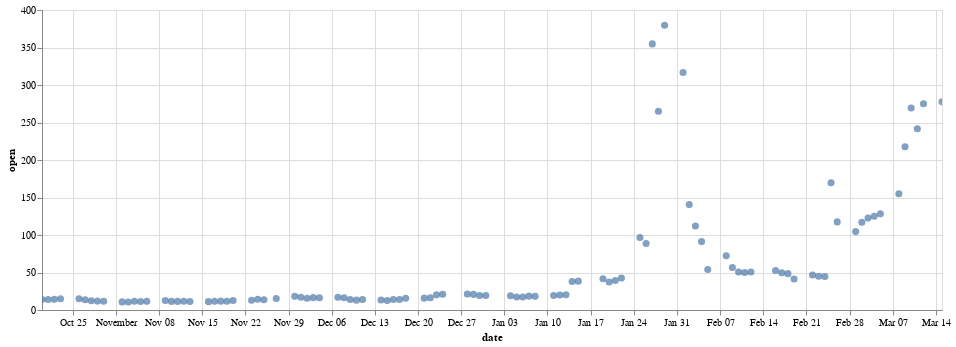

Source (notebook cell):
### Code cell
chart

### Figure 1 — Vega-Lite specification as saved in the notebook (floating-point values rounded to 4 significant figures)
{"config": {"view": {"continuousWidth": 400, "continuousHeight": 300}}, "data": {"name": "data-8e65cf72f63a44c2b3859a1b80102327"}, "mark": {"type": "circle", "size": 50}, "encoding": {"tooltip": [{"type": "nominal", "field": "open"}, {"type": "nominal", "field": "close"}, {"type": "nominal", "field": "high"}, {"type": "nominal", "field": "low"}], "x": {"type": "temporal", "field": "date"}, "y": {"type": "quantitative", "field": "open"}}, "selection": {"selector009": {"type": "interval", "bind": "scales", "encodings": ["x", "y"]}}, "width": 900, "$schema": "https://vega.github.io/schema/vega-lite/v4.8.1.json", "datasets": {"data-8e65cf72f63a44c2b3859a1b80102327": [{"open": "277.52", "high": "283.0", "low": "206.0", "close": "220.14", "adjusted": "220.14", "volume": "24226187", "dividend": "0.0000", "split": "1.0", "date": "2021-03-15"}, {"open": "274.9965", "high": "295.5", "low": "262.27", "close": "264.5", "adjusted": "264.5", "volume": "25845899", "dividend": "0.0000", "split": "1.0", "date": "2021-03-12"}, {"open": "241.64", "high": "281.5", "low": "232.6", "close": "260.0", "adjusted": "260.0", "volume": "28312493", "dividend": "0.0000", "split": "1.0", "date": "2021-03-11"}, {"open": "269.43", "high": "348.5", "low": "172.0", "close": "265.0", "adjusted": "265.0", "volume": "71570566", "dividend": "0.0000", "split": "1.0", "date": "2021-03-10"}, {"open": "217.71", "high": "249.85", "low": "208.5101", "close": "246.9", "adjusted": "246.9", "volume": "39099331", "dividend": "0.0000", "split": "1.0", "date": "2021-03-09"}, {"open": "154.89", "high": "210.8699", "low": "146.1", "close": "194.5", "adjusted": "194.5", "volume": "63565620", "dividend": "0.0000", "split": "1.0", "date": "2021-03-08"}, {"open": "128.17", "high": "151.53", "low": "127.5", "close": "137.74", "adjusted": "137.74", "volume": "30733673", "dividend": "0.0000", "split": "1.0", "date": "2021-03-05"}, {"open": "125.0", "high": "147.8699", "low": "115.3", "close": "132.35", "adjusted": "132.35", "volume": "32606893", "dividend": "0.0000", "split": "1.0", "date": "2021-03-04"}, {"open": "122.51", "high": "127.75", "low": "113.12", "close": "124.18", "adjusted": "124.18", "volume": "19273882", "dividend": "0.0000", "split": "1.0", "date": "2021-03-03"}, {"open": "116.93", "high": "133.2", "low": "112.2", "close": "118.18", "adjusted": "118.18", "volume": "33783044", "dividend": "0.0000", "split": "1.0", "date": "2021-03-02"}, {"open": "104.54", "high": "133.99", "low": "99.97", "close": "120.4", "adjusted": "120.4", "volume": "49793965", "dividend": "0.0000", "split": "1.0", "date": "2021-03-01"}, {"open": "117.46", "high": "142.9", "low": "86.0", "close": "101.74", "adjusted": "101.74", "volume": "90842694", "dividend": "0.0000", "split": "1.0", "date": "2021-02-26"}, {"open": "169.56", "high": "184.68", "low": "101.0", "close": "108.73", "adjusted": "108.73", "volume": "145443658", "dividend": "0.0000", "split": "1.0", "date": "2021-02-25"}, {"open": "44.7", "high": "91.71", "low": "44.7", "close": "91.71", "adjusted": "91.71", "volume": "48556520", "dividend": "0.0000", "split": "1.0", "date": "2021-02-24"}, {"open": "44.97", "high": "46.23", "low": "40.0", "close": "44.97", "adjusted": "44.97", "volume": "7565215", "dividend": "0.0000", "split": "1.0", "date": "2021-02-23"}, {"open": "46.69", "high": "48.51", "low": "42.4", "close": "46.0", "adjusted": "46.0", "volume": "18864590", "dividend": "0.0000", "split": "1.0", "date": "2021-02-22"}, {"open": "41.28", "high": "43.89", "low": "38.5", "close": "40.59", "adjusted": "40.59", "volume": "14828238", "dividend": "0.0000", "split": "1.0", "date": "2021-02-19"}, {"open": "48.49", "high": "48.87", "low": "40.65", "close": "40.69", "adjusted": "40.69", "volume": "23990555", "dividend": "0.0000", "split": "1.0", "date": "2021-02-18"}, {"open": "49.77", "high": "51.19", "low": "44.56", "close": "45.94", "adjusted": "45.94", "volume": "9147635", "dividend": "0.0000", "split": "1.0", "date": "2021-02-17"}, {"open": "52.66", "high": "53.5", "low": "49.04", "close": "49.51", "adjusted": "49.51", "volume": "8175030", "dividend": "0.0000", "split": "1.0", "date": "2021-02-16"}, {"open": "50.75", "high": "55.24", "low": "48.05", "close": "52.4", "adjusted": "52.4", "volume": "14573264", "dividend": "0.0000", "split": "1.0", "date": "2021-02-12"}, {"open": "50.01", "high": "55.32", "low": "48.2201", "close": "51.1", "adjusted": "51.1", "volume": "13056725", "dividend": "0.0000", "split": "1.0", "date": "2021-02-11"}, {"open": "50.77", "high": "62.83", "low": "46.55", "close": "51.2", "adjusted": "51.2", "volume": "35943280", "dividend": "0.0000", "split": "1.0", "date": "2021-02-10"}, {"open": "56.61", "high": "57.0", "low": "46.52", "close": "50.31", "adjusted": "50.31", "volume": "25598598", "dividend": "0.0000", "split": "1.0", "date": "2021-02-09"}, {"open": "72.41", "high": "72.66", "low": "58.02", "close": "60.0", "adjusted": "60.0", "volume": "25687282", "dividend": "0.0000", "split": "1.0", "date": "2021-02-08"}, {"open": "54.04", "high": "95.0", "low": "51.09", "close": "63.77", "adjusted": "63.77", "volume": "81345013", "dividend": "0.0000", "split": "1.0", "date": "2021-02-05"}, {"open": "91.19", "high": "91.5", "low": "53.33", "close": "53.5", "adjusted": "53.5", "volume": "62427275", "dividend": "0.0000", "split": "1.0", "date": "2021-02-04"}, {"open": "112.01", "high": "113.3999", "low": "85.25", "close": "92.41", "adjusted": "92.41", "volume": "42698511", "dividend": "0.0000", "split": "1.0", "date": "2021-02-03"}, {"open": "140.76", "high": "158.0", "low": "74.2201", "close": "90.0", "adjusted": "90.0", "volume": "76663691", "dividend": "0.0000", "split": "1.0", "date": "2021-02-02"}, {"open": "316.56", "high": "322.0", "low": "212.0", "close": "225.0", "adjusted": "225.0", "volume": "37382152", "dividend": "0.0000", "split": "1.0", "date": "2021-02-01"}, {"open": "379.71", "high": "413.98", "low": "250.0", "close": "325.0", "adjusted": "325.0", "volume": "49414294", "dividend": "0.0000", "split": "1.0", "date": "2021-01-29"}, {"open": "265.0", "high": "483.0", "low": "112.25", "close": "193.6", "adjusted": "193.6", "volume": "58815805", "dividend": "0.0000", "split": "1.0", "date": "2021-01-28"}, {"open": "354.83", "high": "380.0", "low": "249.0", "close": "347.51", "adjusted": "347.51", "volume": "90516825", "dividend": "0.0000", "split": "1.0", "date": "2021-01-27"}, {"open": "88.56", "high": "150.0", "low": "80.2", "close": "147.98", "adjusted": "147.98", "volume": "161894423", "dividend": "0.0000", "split": "1.0", "date": "2021-01-26"}, {"open": "96.73", "high": "159.18", "low": "61.13", "close": "76.79", "adjusted": "76.79", "volume": "177874000", "dividend": "0.0000", "split": "1.0", "date": "2021-01-25"}, {"open": "42.59", "high": "76.7573", "low": "42.32", "close": "65.01", "adjusted": "65.01", "volume": "194084194", "dividend": "0.0000", "split": "1.0", "date": "2021-01-22"}, {"open": "39.23", "high": "44.75", "low": "37.0", "close": "43.03", "adjusted": "43.03", "volume": "57079754", "dividend": "0.0000", "split": "1.0", "date": "2021-01-21"}, {"open": "37.37", "high": "41.1899", "low": "36.06", "close": "39.12", "adjusted": "39.12", "volume": "33471789", "dividend": "0.0000", "split": "1.0", "date": "2021-01-20"}, {"open": "41.55", "high": "45.52", "low": "36.64", "close": "39.36", "adjusted": "39.36", "volume": "74721924", "dividend": "0.0000", "split": "1.0", "date": "2021-01-19"}, {"open": "38.49", "high": "40.75", "low": "34.01", "close": "35.5", "adjusted": "35.5", "volume": "46866358", "dividend": "0.0000", "split": "1.0", "date": "2021-01-15"}, {"open": "38.09", "high": "43.06", "low": "33.05", "close": "39.91", "adjusted": "39.91", "volume": "93717410", "dividend": "0.0000", "split": "1.0", "date": "2021-01-14"}, {"open": "20.42", "high": "38.65", "low": "20.03", "close": "31.4", "adjusted": "31.4", "volume": "143530129", "dividend": "0.0000", "split": "1.0", "date": "2021-01-13"}, {"open": "19.96", "high": "20.4", "low": "19.3168", "close": "19.95", "adjusted": "19.95", "volume": "6999775", "dividend": "0.0000", "split": "1.0", "date": "2021-01-12"}, {"open": "19.41", "high": "20.65", "low": "19.01", "close": "19.94", "adjusted": "19.94", "volume": "14927612", "dividend": "0.0000", "split": "1.0", "date": "2021-01-11"}, {"open": "18.18", "high": "18.3", "low": "17.08", "close": "17.69", "adjusted": "17.69", "volume": "6481960", "dividend": "0.0000", "split": "1.0", "date": "2021-01-08"}, {"open": "18.47", "high": "19.45", "low": "18.02", "close": "18.08", "adjusted": "18.08", "volume": "6129276", "dividend": "0.0000", "split": "1.0", "date": "2021-01-07"}, {"open": "17.34", "high": "18.98", "low": "17.33", "close": "18.36", "adjusted": "18.36", "volume": "6056248", "dividend": "0.0000", "split": "1.0", "date": "2021-01-06"}, {"open": "17.35", "high": "18.0765", "low": "17.23", "close": "17.37", "adjusted": "17.37", "volume": "4961457", "dividend": "0.0000", "split": "1.0", "date": "2021-01-05"}, {"open": "19.0", "high": "19.1", "low": "17.15", "close": "17.25", "adjusted": "17.25", "volume": "10022474", "dividend": "0.0000", "split": "1.0", "date": "2021-01-04"}, {"open": "19.25", "high": "19.8", "low": "18.8", "close": "18.84", "adjusted": "18.84", "volume": "6922652", "dividend": "0.0000", "split": "1.0", "date": "2020-12-31"}, {"open": "19.38", "high": "20.0", "low": "18.85", "close": "19.26", "adjusted": "19.26", "volume": "5934391", "dividend": "0.0000", "split": "1.0", "date": "2020-12-30"}, {"open": "20.82", "high": "21.07", "low": "18.56", "close": "19.38", "adjusted": "19.38", "volume": "9241441", "dividend": "0.0000", "split": "1.0", "date": "2020-12-29"}, {"open": "21.31", "high": "21.97", "low": "20.35", "close": "20.99", "adjusted": "20.99", "volume": "8924279", "dividend": "0.0000", "split": "1.0", "date": "2020-12-28"}, {"open": "21.01", "high": "21.48", "low": "19.95", "close": "20.15", "adjusted": "20.15", "volume": "6262174", "dividend": "0.0000", "split": "1.0", "date": "2020-12-24"}, {"open": "20.17", "high": "22.3499", "low": "19.13", "close": "20.57", "adjusted": "20.57", "volume": "25830256", "dividend": "0.0000", "split": "1.0", "date": "2020-12-23"}, {"open": "16.22", "high": "20.04", "low": "16.15", "close": "19.46", "adjusted": "19.46", "volume": "30687718", "dividend": "0.0000", "split": "1.0", "date": "2020-12-22"}, {"open": "15.81", "high": "16.348", "low": "15.28", "close": "15.53", "adjusted": "15.53", "volume": "9876128", "dividend": "0.0000", "split": "1.0", "date": "2020-12-21"}, {"open": "15.78", "high": "16.3", "low": "15.18", "close": "15.63", "adjusted": "15.63", "volume": "16618776", "dividend": "0.0000", "split": "1.0", "date": "2020-12-18"}, {"open": "13.96", "high": "14.98", "low": "13.59", "close": "14.83", "adjusted": "14.83", "volume": "8194902", "dividend": "0.0000", "split": "1.0", "date": "2020-12-17"}, {"open": "13.96", "high": "14.305", "low": "13.58", "close": "13.85", "adjusted": "13.85", "volume": "5865123", "dividend": "0.0000", "split": "1.0", "date": "2020-12-16"}, {"open": "12.78", "high": "14.02", "low": "12.48", "close": "13.85", "adjusted": "13.85", "volume": "8192856", "dividend": "0.0000", "split": "1.0", "date": "2020-12-15"}, {"open": "13.34", "high": "13.4335", "low": "12.14", "close": "12.72", "adjusted": "12.72", "volume": "10007092", "dividend": "0.0000", "split": "1.0", "date": "2020-12-14"}, {"open": "13.91", "high": "14.0", "low": "13.02", "close": "13.31", "adjusted": "13.31", "volume": "7496868", "dividend": "0.0000", "split": "1.0", "date": "2020-12-11"}, {"open": "13.12", "high": "14.41", "low": "13.05", "close": "14.12", "adjusted": "14.12", "volume": "7558922", "dividend": "0.0000", "split": "1.0", "date": "2020-12-10"}, {"open": "13.92", "high": "14.73", "low": "13.225", "close": "13.66", "adjusted": "13.66", "volume": "24357944", "dividend": "0.0000", "split": "1.0", "date": "2020-12-09"}, {"open": "16.37", "high": "17.21", "low": "15.93", "close": "16.94", "adjusted": "16.94", "volume": "16120163", "dividend": "0.0000", "split": "1.0", "date": "2020-12-08"}, {"open": "17.0", "high": "17.5", "low": "16.22", "close": "16.35", "adjusted": "16.35", "volume": "7386258", "dividend": "0.0000", "split": "1.0", "date": "2020-12-07"}, {"open": "16.3", "high": "17.29", "low": "16.26", "close": "16.9", "adjusted": "16.9", "volume": "8972672", "dividend": "0.0000", "split": "1.0", "date": "2020-12-04"}, {"open": "16.48", "high": "16.64", "low": "15.87", "close": "16.12", "adjusted": "16.12", "volume": "6294965", "dividend": "0.0000", "split": "1.0", "date": "2020-12-03"}, {"open": "15.7", "high": "16.68", "low": "15.38", "close": "16.58", "adjusted": "16.58", "volume": "7883380", "dividend": "0.0000", "split": "1.0", "date": "2020-12-02"}, {"open": "17.11", "high": "17.4", "low": "15.76", "close": "15.8", "adjusted": "15.8", "volume": "12260810", "dividend": "0.0000", "split": "1.0", "date": "2020-12-01"}, {"open": "18.17", "high": "19.42", "low": "16.5575", "close": "16.56", "adjusted": "16.56", "volume": "31983498", "dividend": "0.0000", "split": "1.0", "date": "2020-11-30"}, {"open": "15.29", "high": "16.74", "low": "14.88", "close": "16.08", "adjusted": "16.08", "volume": "12504197", "dividend": "0.0000", "split": "1.0", "date": "2020-11-27"}, {"open": "13.6", "high": "15.25", "low": "13.42", "close": "14.75", "adjusted": "14.75", "volume": "8860092", "dividend": "0.0000", "split": "1.0", "date": "2020-11-25"}, {"open": "14.23", "high": "14.26", "low": "13.3", "close": "13.67", "adjusted": "13.67", "volume": "7130536", "dividend": "0.0000", "split": "1.0", "date": "2020-11-24"}, {"open": "12.9", "high": "14.12", "low": "12.67", "close": "13.9", "adjusted": "13.9", "volume": "9607973", "dividend": "0.0000", "split": "1.0", "date": "2020-11-23"}, {"open": "12.55", "high": "13.46", "low": "12.54", "close": "12.71", "adjusted": "12.71", "volume": "8402347", "dividend": "0.0000", "split": "1.0", "date": "2020-11-20"}, {"open": "11.6", "high": "12.79", "low": "11.45", "close": "12.46", "adjusted": "12.46", "volume": "11787613", "dividend": "0.0000", "split": "1.0", "date": "2020-11-19"}, {"open": "11.8", "high": "12.04", "low": "11.56", "close": "11.57", "adjusted": "11.57", "volume": "3169222", "dividend": "0.0000", "split": "1.0", "date": "2020-11-18"}, {"open": "11.65", "high": "11.92", "low": "11.23", "close": "11.63", "adjusted": "11.63", "volume": "6678176", "dividend": "0.0000", "split": "1.0", "date": "2020-11-17"}, {"open": "11.16", "high": "12.6602", "low": "10.72", "close": "12.06", "adjusted": "12.06", "volume": "9774824", "dividend": "0.0000", "split": "1.0", "date": "2020-11-16"}, {"open": "11.36", "high": "11.55", "low": "11.0", "close": "11.01", "adjusted": "11.01", "volume": "3546171", "dividend": "0.0000", "split": "1.0", "date": "2020-11-13"}, {"open": "11.74", "high": "11.87", "low": "10.97", "close": "11.13", "adjusted": "11.13", "volume": "4355892", "dividend": "0.0000", "split": "1.0", "date": "2020-11-12"}, {"open": "11.5", "high": "11.95", "low": "11.21", "close": "11.75", "adjusted": "11.75", "volume": "4882569", "dividend": "0.0000", "split": "1.0", "date": "2020-11-11"}, {"open": "11.5", "high": "11.66", "low": "10.83", "close": "11.1", "adjusted": "11.1", "volume": "3825963", "dividend": "0.0000", "split": "1.0", "date": "2020-11-10"}, {"open": "12.76", "high": "12.93", "low": "11.25", "close": "11.49", "adjusted": "11.49", "volume": "6244865", "dividend": "0.0000", "split": "1.0", "date": "2020-11-09"}, {"open": "11.52", "high": "12.17", "low": "11.32", "close": "11.86", "adjusted": "11.86", "volume": "5518243", "dividend": "0.0000", "split": "1.0", "date": "2020-11-06"}, {"open": "11.27", "high": "11.84", "low": "11.06", "close": "11.45", "adjusted": "11.45", "volume": "4705245", "dividend": "0.0000", "split": "1.0", "date": "2020-11-05"}, {"open": "11.76", "high": "11.7699", "low": "10.61", "close": "10.91", "adjusted": "10.91", "volume": "5807871", "dividend": "0.0000", "split": "1.0", "date": "2020-11-04"}, {"open": "10.75", "high": "11.86", "low": "10.63", "close": "11.57", "adjusted": "11.57", "volume": "7454472", "dividend": "0.0000", "split": "1.0", "date": "2020-11-03"}, {"open": "10.82", "high": "11.09", "low": "10.5", "close": "10.75", "adjusted": "10.75", "volume": "5227011", "dividend": "0.0000", "split": "1.0", "date": "2020-11-02"}, {"open": "11.64", "high": "11.64", "low": "10.36", "close": "10.47", "adjusted": "10.47", "volume": "11562367", "dividend": "0.0000", "split": "1.0", "date": "2020-10-30"}, {"open": "11.88", "high": "12.25", "low": "11.6801", "close": "11.73", "adjusted": "11.73", "volume": "4165843", "dividend": "0.0000", "split": "1.0", "date": "2020-10-29"}, {"open": "12.27", "high": "13.05", "low": "11.78", "close": "11.82", "adjusted": "11.82", "volume": "6388580", "dividend": "0.0000", "split": "1.0", "date": "2020-10-28"}, {"open": "13.71", "high": "13.71", "low": "12.36", "close": "12.69", "adjusted": "12.69", "volume": "7231006", "dividend": "0.0000", "split": "1.0", "date": "2020-10-27"}, {"open": "14.93", "high": "15.45", "low": "13.26", "close": "13.45", "adjusted": "13.45", "volume": "13376269", "dividend": "0.0000", "split": "1.0", "date": "2020-10-26"}, {"open": "15.05", "high": "15.38", "low": "14.55", "close": "15.0", "adjusted": "15.0", "volume": "6507324", "dividend": "0.0000", "split": "1.0", "date": "2020-10-23"}, {"open": "14.2", "high": "15.87", "low": "14.19", "close": "14.91", "adjusted": "14.91", "volume": "16212232", "dividend": "0.0000", "split": "1.0", "date": "2020-10-22"}, {"open": "13.9", "high": "14.42", "low": "13.8", "close": "14.1", "adjusted": "14.1", "volume": "5361928", "dividend": "0.0000", "split": "1.0", "date": "2020-10-21"}, {"open": "14.03", "high": "14.143", "low": "13.665", "close": "13.86", "adjusted": "13.86", "volume": "6603951", "dividend": "0.0000", "split": "1.0", "date": "2020-10-20"}]}}
